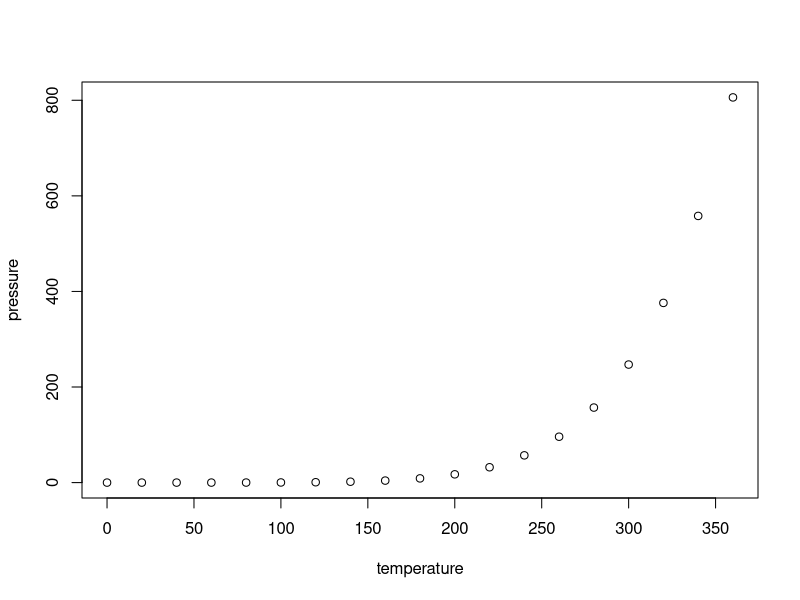
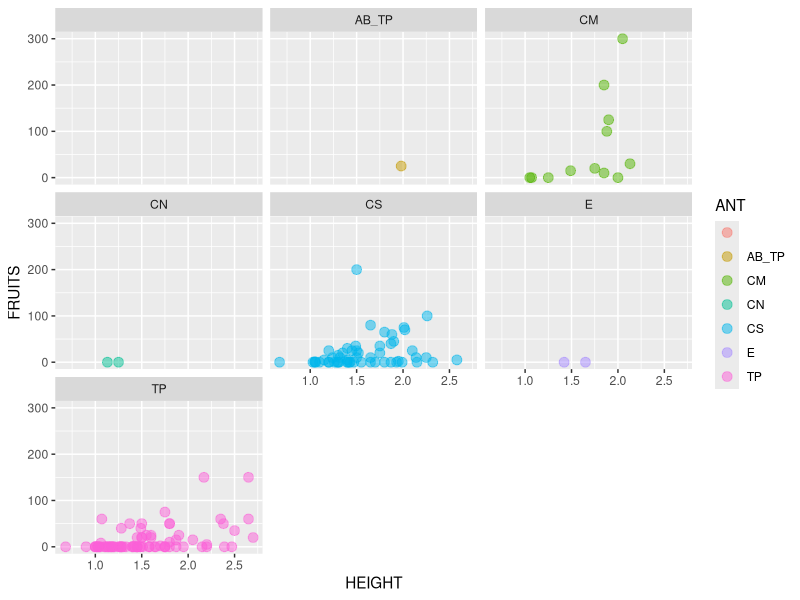
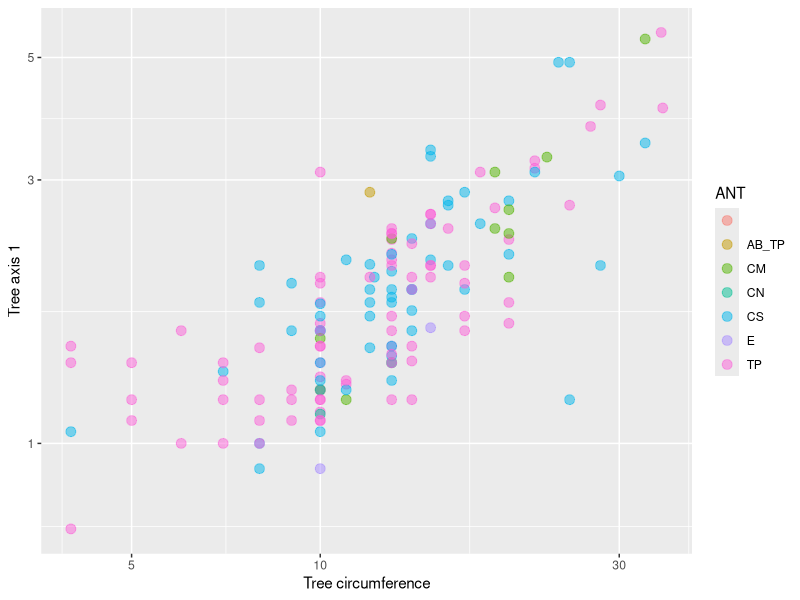
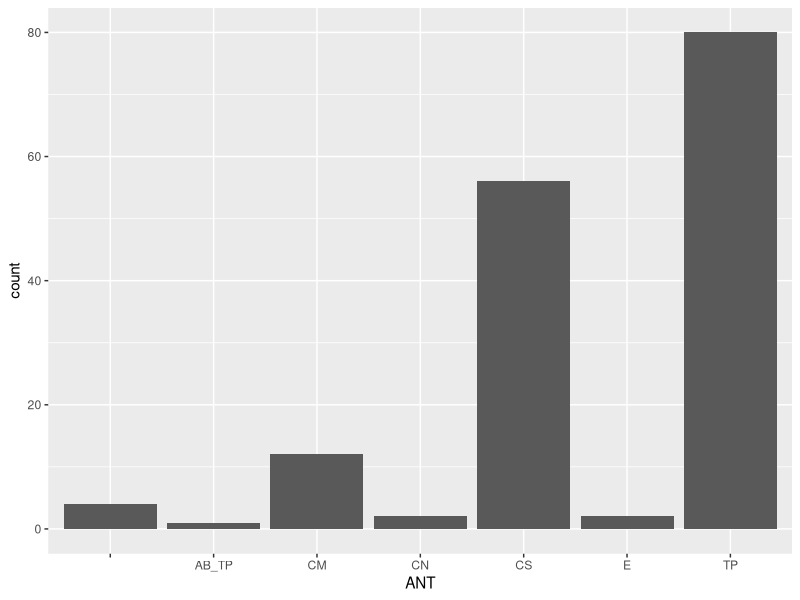
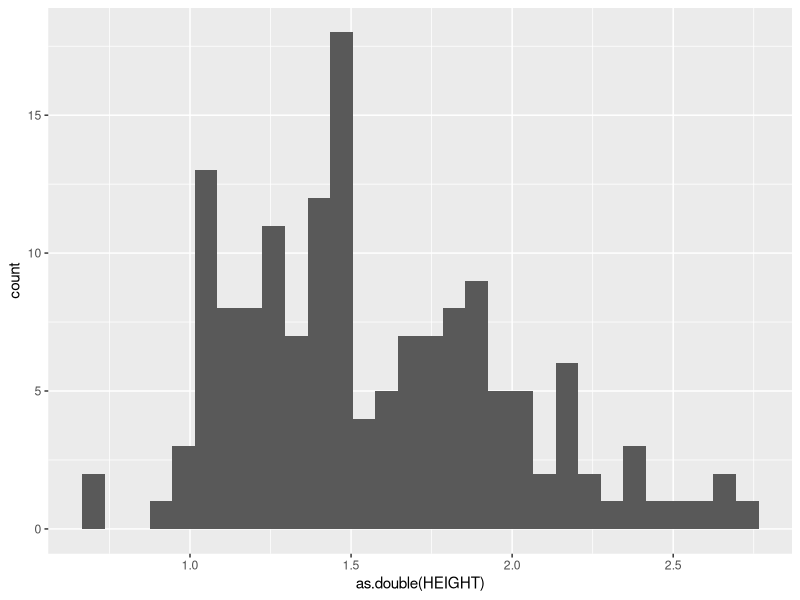
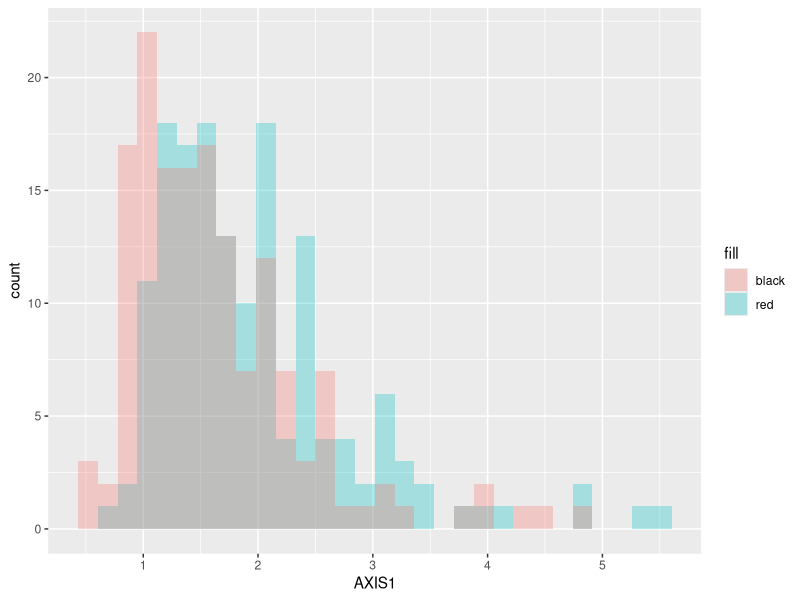
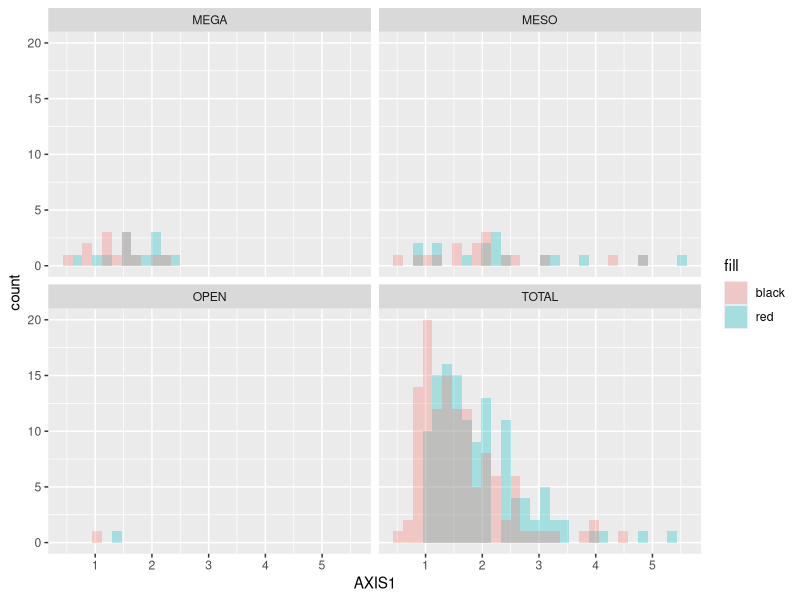

Write the R code that produced these figures, in order.
## ---- chunk 1
knitr::opts_chunk$set(echo = TRUE)
## ---- chunk 2
summary(cars)
## ---- chunk 3
plot(pressure)
## ---- chunk 4
acacia <- read.csv(file = "../data-raw/ACACIA_DREPANOLOBIUM_SURVEY.txt", 
                   sep = "\t",
                   na.strings = 'dead')

## ---- chunk 5
head(acacia)
## ---- chunk 6
library(ggplot2)
ggplot(data = acacia, mapping = aes(x = HEIGHT, y = FRUITS, color = ANT)) +
  geom_point(size = 3, alpha = 0.5) +
  facet_wrap(~ANT)
## ---- chunk 7
library(ggplot2)
ggplot(data = acacia, mapping = aes(x = CIRC, y = AXIS1, color = ANT)) +
  geom_point(size = 3, alpha = 0.5) +
  scale_y_log10() +
  scale_x_log10() +
  labs(x = "Tree circumference", y = "Tree axis 1")
## ---- chunk 8
library(ggplot2)

ggplot(data = acacia, mapping = aes(x = ANT)) +
  geom_bar()
## ---- chunk 9
library(ggplot2)

ggplot(data = acacia, mapping = aes(x = as.double(HEIGHT))) +
  geom_histogram()
## ---- chunk 10
library(ggplot2)

ggplot() +
  geom_histogram(data = acacia,
                 mapping = aes(x = AXIS1, fill = "red"),
                 alpha = 0.3) +
  geom_histogram(data = acacia,
                 mapping = aes(x = AXIS2, fill = "black"),
                 alpha = 0.3)
## ---- chunk 11
library(ggplot2)

ggplot() +
  geom_histogram(data = acacia,
                 mapping = aes(x = AXIS1, fill = "red"),
                 alpha = 0.3) +
  geom_histogram(data = acacia,
                 mapping = aes(x = AXIS2, fill = "black"),
                 alpha = 0.3) +
  facet_wrap(~TREATMENT)
